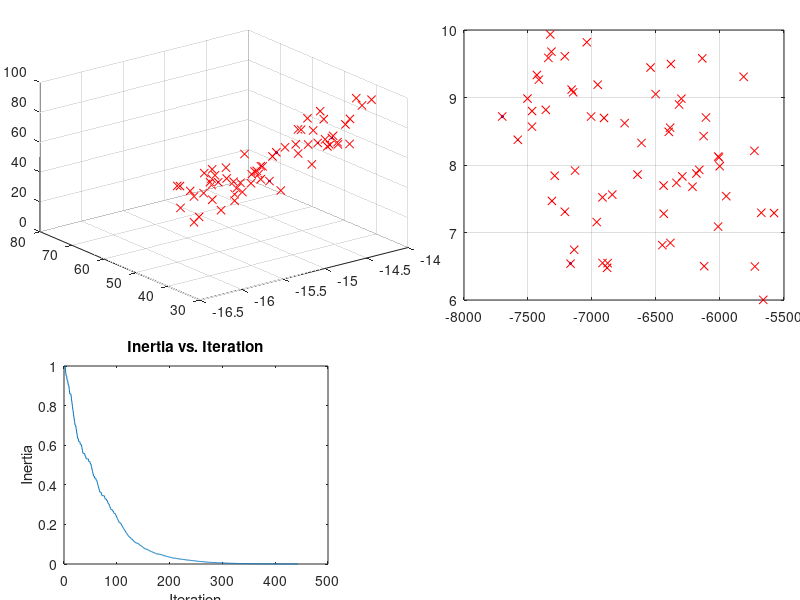

Source code (MATLAB): (Note: this script raises an error after producing the figure.)
function analyze_results

%%%%%%%%%%%%%%%%
%% Initialize %%
%%%%%%%%%%%%%%%%

clear all; close all; clc;

% Determine if create movie file
make_movie = false;

% Determine if pausing in real-time figure updating
pausing = true;

% Initialize plot information
pos1 = [0.05 0.50 0.46 0.45];
pos2 = [0.08 0.06 0.33 0.33];
pos3 = [0.58 0.50 0.40 0.45];
pos4 = [0.50 0.08 0.33 0.33];
pos5 = [0.83 0.08 0.15 0.30];

% Set figure
figure;
set(gcf,'color','white');
set(gcf,'Position',[1 31 1023 663]);

%%%%%%%%%%%%%%%%%
%% Import Data %%
%%%%%%%%%%%%%%%%%

load('results.mat');

%%%%%%%%%%%%
%% Output %%
%%%%%%%%%%%%

% Determine convergence
if od.iter == in.max_iter

    fprintf('\nSolution not necessarily converged.\n');
    fprintf('Maximum number of iterations performed (%g iterations)\n',od.iter);
  
  else
  
    fprintf('\nSolution Converged\n');
    fprintf('Number of Iterations: %g\n',od.iter);
  
end

% Execution time
fprintf('Time elapsed: %g\n',od.time);

% Determine number of objectives in optimization
if in.num_obj == 1

  % Single-objective optimization

  % Negate fitness if performing maximization
  if in.maximization
    od.best_fit = -od.best_fit;
    od.fit = -od.fit;
  end

  [Y,I] = min(od.best_fit);
  I = min(I);
  [Y,p] = min(od.fit(1,:,I));
  p = min(p);

  if in.maximization
    od.best_fit = -od.best_fit;
    od.fit = -od.fit;
  end

  % Data
  fprintf('\nOptimal Solution Attained in Iteration %d out of %d',I,od.iter);
  fprintf('\nOptimal Solution Value: %g',od.best_fit(I));
  fprintf('\nTrade Space Location:\n');
  fprintf('      %g\n',od.pop(:,p,I));
  
else
  
  % Multi-objective optimization
  
  % Check to make sure more than one non-dominated solution
  if length(find(isnan(od.cd) == 0)) == 1
    
    % Only one non-dominated solution. Objectives may not be in competition
    fprintf('Warning! Only one non-dominated solution found!\n');
    
  end

end

fprintf('\n\n');

%%%%%%%%%%%
%% Plots %%
%%%%%%%%%%%

% Determine number of objectives in optimization
if in.num_obj == 1
  
  % Single-objective optimization - generic plots
  
%   % Contour of positions
%   x = [];
%   y = [];
%   fitness = [];
% 
%   if od.dim ~= 1
%   
%     % Construct fitness contour
%     for iter_counter = 1 : 1 : od.iter
%       fitness = [fitness od.fit(:,:,iter_counter)];
%       x = [x od.pop(1,:,iter_counter)];
%       y = [y od.pop(2,:,iter_counter)];
%     end
% 
%     x_min = min(x);
%     x_max = max(x);
%     y_min = min(y);
%     y_max = max(y);
% 
%     step_x = (x_max - x_min)/100;
%     step_y = (y_max - y_min)/100;
%     xg = [x_min : step_x : x_max];
%     yg = [y_min : step_y : y_max];
% 
%     [X,Y] = meshgrid(xg,yg);
%     warning off; % Turn off warning for duplicate data
%     fitness_plot = griddata(x,y,fitness,X,Y);
%     warning on;
%     
%   end
% 
%   % Create subplot of current solution state
%   subplot('position',pos1); hold on; set(gca,'box','on'); grid on;
%   title('Position of Individuals in Population - Current');
%   xlabel('x');
%   xlim([in.pos_min(1) in.pos_max(1)]);
%   if od.dim ~= 1
%     ylabel('y');
%     ylim([in.pos_min(2) in.pos_max(2)]);
%     contour(X,Y,fitness_plot);
%   end
  
  if strcmp(in.method,'pso')
    % PSO - Create subplot of inertia
    subplot('position',pos2); set(gca,'box','on'); grid on; hold on;
    title('Inertia vs. Iteration');
    xlabel('Iteration'); ylabel('Inertia');
    plot([1:1:od.iter],od.w(1:od.iter));
    axis_info = get(gca);
  elseif strcmp(in.method,'ga')
    % GA - Do nothing
  end

%   % Create subplot of solution state history
%   subplot('position',pos3); set(gca,'box','on'); hold on; grid on;
%   title('Position of Individuals in Population - History');
%   xlabel('x');
%   xlim([in.pos_min(1) in.pos_max(1)]);
%   if od.dim ~= 1
%     ylabel('y');
%     ylim([in.pos_min(2) in.pos_max(2)]);
%     contour(X,Y,fitness_plot);
%   end

  % Create subplot of best fitness curve
  subplot('position',pos4); set(gca,'box','on'); grid on; hold on;
  title('Best Fitness vs. Iteration');
  xlabel('Iteration'); ylabel('Best Fitness');
  plot([1:1:od.iter],od.best_fit(1:od.iter));
  axis_info2 = get(gca);

  % Create "subplot" of text information
  subplot('position',pos5); set(gca,'Visible','off'); hold on;

  % Create movie object and start recording
  if make_movie
    aviobj = avifile('optimization_movie.avi','Compression','Indeo5','FPS',8);
%       aviobj = avifile(movie(optim_counter).name,'FPS',8);
  end
  
  % Plot data and create movie frame by frame
  for counter = 1 : 1 : od.iter
    % Plot particle swarm info
    subplot('position',pos1);
    if od.dim == 1
      h1 = plot(od.pop(1,:,counter),zeros(1,length(od.pop(1,:,counter))),'.');
    else
      h1 = plot(od.pop(1,:,counter),od.pop(2,:,counter),'.');
    end
    subplot('position',pos4);
    h4 = plot([counter counter],axis_info2.YLim,'r');
    subplot('position',pos3);
    if od.dim == 1
      h2 = plot(od.pop(1,:,counter),zeros(1,length(od.pop(1,:,counter))),'.');
    else
      h2 = plot(od.pop(1,:,counter),od.pop(2,:,counter),'.');
    end
    subplot('position',pos5);
    h5 = text(0.1,0.8,['Iteration: ',num2str(counter)]);
    if strcmp(in.method,'pso')
      subplot('position',pos2);
      h6 = plot([counter counter],axis_info.YLim,'r');
    elseif strcmp(in.method,'ga')
      h6 = [];
    end
    if make_movie
      h = gcf;
      aviobj = addframe(aviobj,h); % Add figure to movie
    end
    if pausing; pause(0.1); end
    if counter ~= od.iter
      delete(h1,h4,h5,h6);
    end
  end
  
  if make_movie
    aviobj = close(aviobj);
  end

  if strcmp(in.method,'pso')
  
    % Fitness Coefficient of Variance vs. Iteration
    figure;
    plot([1:od.iter],od.cov(1:od.iter));
    title('Fitness COV vs. Iteration');
    xlabel('Iteration');
    ylabel('Coefficient of Variance');
    grid on;

    % Velocity vs. Iteration - Each Dimension
    for dim_counter = 1 : 1 : od.dim
      figure; hold on; grid on;
      % Formatting
      title(['Velocity of Each Individual - Dim ',num2str(dim_counter)]);
      xlabel('Iteration');
      ylabel('Velocity');
      % Plot velocity of each individual for each iteration
      for ind_counter = 1 : 1 : in.num_ind
        data(1:od.iter) = od.vel(dim_counter,ind_counter,[1:od.iter]);
        plot([1:od.iter],data,'.');
      end
%       % Size window to bounds
%       axis([1 od.iter in.vel_min(dim_counter) in.vel_max(dim_counter)]);
    end
    
  end
  
else
  
  % Multi-objective particle swarm

  % Trade space plot
  subplot('position',pos1); set(gca,'box','on');
  
  % Inertia plot
  subplot('position',pos2); hold on; set(gca,'box','on');
  title('Inertia vs. Iteration');
  xlabel('Iteration'); ylabel('Inertia');
  plot([1:1:od.iter],od.w(1:od.iter));
  axis_info = get(gca);

  % Fitness space plot
  subplot('position',pos3); set(gca,'box','on');

  % Create subplot of average crowdedness distance
  subplot('position',pos4); set(gca,'box','on'); grid on; hold on;
  title('Mean Normalized Crowdedness Distance vs. Iteration');
  xlabel('Iteration'); ylabel('Mean Normalized Crowdedness Distance');
  plot([1:1:od.iter],od.cd_mean(1:od.iter));
  axis_info2 = get(gca);

  % Text box
  subplot('position',pos5); set(gca,'Visible','off'); hold on;

  % Create movie object and start recording
  if make_movie
    aviobj = avifile('optimization_movie.avi','Compression','Indeo5','FPS',8);
%       aviobj = avifile(movie(optim_counter).name,'FPS',8);
  end
  
  for counter = 1 : 1 : od.iter

    % Plot front in trade space
    subplot('position',pos1);
    title('Evolution of Pareto Front and Swarm - Trade Space');
    xlabel('X1'); ylabel('X2');
    if od.dim == 2
      % Set plot size
      axis([in.pos_min(1) in.pos_max(1) in.pos_min(2) in.pos_max(2)]);
      % Plot front
      h1 = plot(od.pos_arch(1,:,counter),od.pos_arch(2,:,counter),'b.');
      hold on; grid on;
      % Plot swarm
      h2 = plot(od.pop(1,:,counter),od.pop(2,:,counter),'rx');
    elseif od.dim == 3
      zlabel('X3');
      % Set plot size
      axis([in.pos_min(1) in.pos_max(1) in.pos_min(2) in.pos_max(2) ...
      in.pos_min(3) in.pos_max(3)]);
      % Plot front
      h1 = plot3(od.pos_arch(1,:,counter),od.pos_arch(2,:,counter),...
        od.pos_arch(3,:,counter),'b.');
      hold on; grid on;
      % Plot swarm
      h2 = plot3(od.pop(1,:,counter),od.pop(2,:,counter),...
        od.pop(3,:,counter),'rx');
    end

    % Plot front in fitness space
    subplot('position',pos3);
    title('Evolution of Pareto Front and Swarm - Fitness Space');
    xlabel('J_1'); ylabel('J_2');
    if in.num_obj == 2
      % Set plot size
      trade_min = min(od.fit_arch(:,:,counter),[],2);
      trade_max = max(od.fit_arch(:,:,counter),[],2);
      axis([trade_min(1) trade_max(1) trade_min(2) trade_max(2)]);
      % Plot front
      h3 = plot(od.fit_arch(1,:,counter),od.fit_arch(2,:,counter),'b.');
      hold on; grid on;
      % Plot swarm
      h4 = plot(od.fit(1,:,counter),od.fit(2,:,counter),'rx');
    elseif in.num_obj == 3
      zlabel('J_3');
      % Set plot size
      trade_min = min(od.fit_arch(:,:,counter),[],2);
      trade_max = max(od.fit_arch(:,:,counter),[],2);
      axis([trade_min(1) trade_max(1) trade_min(2) trade_max(2) ...
        trade_min(3) trade_max(3)]);
      % Plot front
      h3 = plot3(od.fit_arch(1,:,counter),od.fit_arch(2,:,counter),...
        od.fit_arch(3,:,counter),'b.');
      hold on; grid on;
      % Plot swarm
      h4 = plot3(od.fit(1,:,counter),od.fit(2,:,counter),...
        od.fit(3,:,counter),'rx');
    end

    % Plot markers in inertia and crowdedness distance plots
    subplot('position',pos2);
    h5 = plot([counter counter],axis_info.YLim,'r');
    subplot('position',pos4);
    h6 = plot([counter counter],axis_info2.YLim,'r');

    % Text information
    subplot('position',pos5);
    h7 = text(0.1,0.8,['Iteration: ',num2str(counter)]);

    if make_movie
      h = gcf;
      aviobj = addframe(aviobj,h); % Add figure to movie
    end
    if pausing; pause(0.1); end
    % Pause and delete, if necessary
    if counter ~= od.iter
      delete(h1,h2,h3,h4,h5,h6,h7);
    end

  end
  
  if make_movie
    aviobj = close(aviobj);
  end
  
  % Plot parallel coordinate system
  
  [m,n] = size(od.fit_arch(:,:,od.iter));
  max_vals = max(od.fit_arch(:,:,od.iter),[],2);
  max_vals = ones(m,1);
  arch_norm = od.fit_arch(:,:,od.iter) ./ ...
    max_vals(:,ones(size(od.fit_arch(:,:,od.iter),2),1));

  figure; hold on;
  set(gcf,'color','white');
  set(gcf,'Position',[1 31 1023 663]);
  
  for member = 1 : 1 : n
    
    plot([1:1:m],arch_norm(:,member));

  end
  set(gca,'xtick',[0:1:in.num_obj]) 
  xlabel('Objective');
  ylabel('J');
  title('Parallel Coordinate System of Pareto Front');
  
  % Big plot of Pareto Front
  figure;
  set(gcf,'color','white');
  set(gcf,'Position',[1 31 1023 663]);
  if in.num_obj == 2
    plot(od.fit_arch(1,:,od.iter),od.fit_arch(2,:,od.iter),'b.');
  elseif in.num_obj == 3
    plot3(od.fit_arch(1,:,od.iter),od.fit_arch(2,:,od.iter), ...
      od.fit_arch(3,:,od.iter),'b.');
    zlabel('J3');
  end
  title('Pareto Front');
  xlabel('J1');
  ylabel('J2');
  grid on;
  
  
  
end

